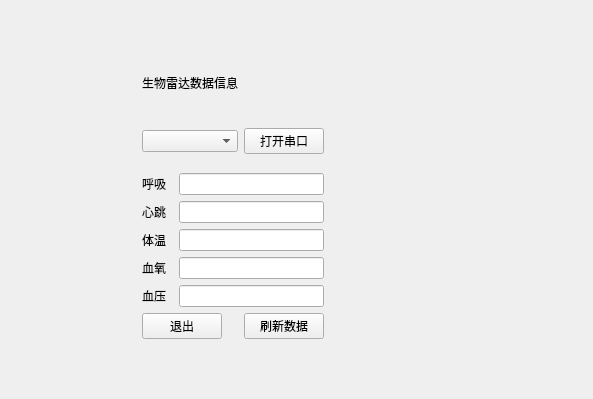
        <widget class="QWidget" name="page_bioradar">
         <layout class="QHBoxLayout" name="horizontalLayout_11">
          <item>
           <layout class="QVBoxLayout" name="verticalLayout_8">
            <item>
             <spacer name="verticalSpacer_5">
              <property name="orientation">
               <enum>Qt::Vertical</enum>
              </property>
              <property name="sizeHint" stdset="0">
               <size>
                <width>17</width>
                <height>37</height>
               </size>
              </property>
             </spacer>
            </item>
            <item>
             <layout class="QHBoxLayout" name="horizontalLayout_10" stretch="1,1,1,1">
              <item>
               <spacer name="horizontalSpacer_7">
                <property name="orientation">
                 <enum>Qt::Horizontal</enum>
                </property>
                <property name="sizeHint" stdset="0">
                 <size>
                  <width>40</width>
                  <height>20</height>
                 </size>
                </property>
               </spacer>
              </item>
              <item>
               <widget class="QWidget" name="widget_3" native="true">
                <property name="minimumSize">
                 <size>
                  <width>200</width>
                  <height>300</height>
                 </size>
                </property>
                <property name="maximumSize">
                 <size>
                  <width>200</width>
                  <height>300</height>
                 </size>
                </property>
                <property name="styleSheet">
                 <string notr="true">border-color: rgb(0, 0, 255);</string>
                </property>
                <layout class="QVBoxLayout" name="verticalLayout_6">
                 <item>
                  <widget class="QLabel" name="label_bioRadarTitle">
                   <property name="styleSheet">
                    <string notr="true">font: 25 15pt &quot;Adobe 宋体 Std L&quot;;</string>
                   </property>
                   <property name="text">
                    <string>生物雷达数据信息</string>
                   </property>
                  </widget>
                 </item>
                 <item>
                  <widget class="QWidget" name="widget_bioRadarSerial" native="true">
                   <layout class="QHBoxLayout" name="horizontalLayout_12" stretch="2,1">
                    <property name="leftMargin">
                     <number>0</number>
                    </property>
                    <property name="topMargin">
                     <number>9</number>
                    </property>
                    <property name="rightMargin">
                     <number>0</number>
                    </property>
                    <item>
                     <widget class="QComboBox" name="comboBox_availaleSerial"/>
                    </item>
                    <item>
                     <widget class="QPushButton" name="pushButton_radarOpenSerial">
                      <property name="text">
                       <string>打开串口</string>
                      </property>
                      <property name="checkable">
                       <bool>true</bool>
                      </property>
                     </widget>
                    </item>
                   </layout>
                  </widget>
                 </item>
                 <item>
                  <layout class="QHBoxLayout" name="horizontalLayout_14">
                   <item>
                    <widget class="QLabel" name="label_5">
                     <property name="text">
                      <string>呼吸  </string>
                     </property>
                    </widget>
                   </item>
                   <item>
                    <widget class="QLineEdit" name="lineEdit_breathRate">
                     <property name="focusPolicy">
                      <enum>Qt::NoFocus</enum>
                     </property>
                    </widget>
                   </item>
                  </layout>
                 </item>
                 <item>
                  <layout class="QHBoxLayout" name="horizontalLayout_13">
                   <item>
                    <widget class="QLabel" name="label_4">
                     <property name="text">
                      <string>心跳  </string>
                     </property>
                    </widget>
                   </item>
                   <item>
                    <widget class="QLineEdit" name="lineEdit_heartBeatReat">
                     <property name="focusPolicy">
                      <enum>Qt::NoFocus</enum>
                     </property>
                    </widget>
                   </item>
                  </layout>
                 </item>
                 <item>
                  <layout class="QHBoxLayout" name="horizontalLayout_16">
                   <item>
                    <widget class="QLabel" name="label_7">
                     <property name="text">
                      <string>体温  </string>
                     </property>
                    </widget>
                   </item>
                   <item>
                    <widget class="QLineEdit" name="lineEdit_temperature">
                     <property name="focusPolicy">
                      <enum>Qt::NoFocus</enum>
                     </property>
                    </widget>
                   </item>
                  </layout>
                 </item>
                 <item>
                  <layout class="QHBoxLayout" name="horizontalLayout_19">
                   <item>
                    <widget class="QLabel" name="label_8">
                     <property name="text">
                      <string>血氧  </string>
                     </property>
                    </widget>
                   </item>
                   <item>
                    <widget class="QLineEdit" name="lineEdit_bloodO2">
                     <property name="focusPolicy">
                      <enum>Qt::NoFocus</enum>
                     </property>
                    </widget>
                   </item>
                  </layout>
                 </item>
                 <item>
                  <layout class="QHBoxLayout" name="horizontalLayout_15">
                   <item>
                    <widget class="QLabel" name="label_6">
                     <property name="text">
                      <string>血压  </string>
                     </property>
                    </widget>
                   </item>
                   <item>
                    <widget class="QLineEdit" name="lineEdit_bloodPressure">
                     <property name="focusPolicy">
                      <enum>Qt::NoFocus</enum>
                     </property>
                    </widget>
                   </item>
                  </layout>
                 </item>
                 <item>
                  <layout class="QHBoxLayout" name="horizontalLayout_17">
                   <item>
                    <widget class="QPushButton" name="pushButton_bioRadarExit">
                     <property name="text">
                      <string>退出</string>
                     </property>
                    </widget>
                   </item>
                   <item>
                    <spacer name="horizontalSpacer_9">
                     <property name="orientation">
                      <enum>Qt::Horizontal</enum>
                     </property>
                     <property name="sizeHint" stdset="0">
                      <size>
                       <width>40</width>
                       <height>20</height>
                      </size>
                     </property>
                    </spacer>
                   </item>
                   <item>
                    <widget class="QPushButton" name="pushButton_radarFlushData">
                     <property name="text">
                      <string>刷新数据</string>
                     </property>
                    </widget>
                   </item>
                  </layout>
                 </item>
                </layout>
               </widget>
              </item>
              <item>
               <spacer name="horizontalSpacer_10">
                <property name="orientation">
                 <enum>Qt::Horizontal</enum>
                </property>
                <property name="sizeHint" stdset="0">
                 <size>
                  <width>318</width>
                  <height>297</height>
                 </size>
                </property>
               </spacer>
              </item>
              <item>
               <widget class="QLabel" name="label_22">
                <property name="text">
                 <string/>
                </property>
                <property name="pixmap">
                 <pixmap resource="../resources/res.qrc">:/images/bio_radar</pixmap>
                </property>
               </widget>
              </item>
             </layout>
            </item>
            <item>
             <spacer name="verticalSpacer_6">
              <property name="orientation">
               <enum>Qt::Vertical</enum>
              </property>
              <property name="sizeHint" stdset="0">
               <size>
                <width>20</width>
                <height>40</height>
               </size>
              </property>
             </spacer>
            </item>
           </layout>
          </item>
         </layout>
        </widget>
